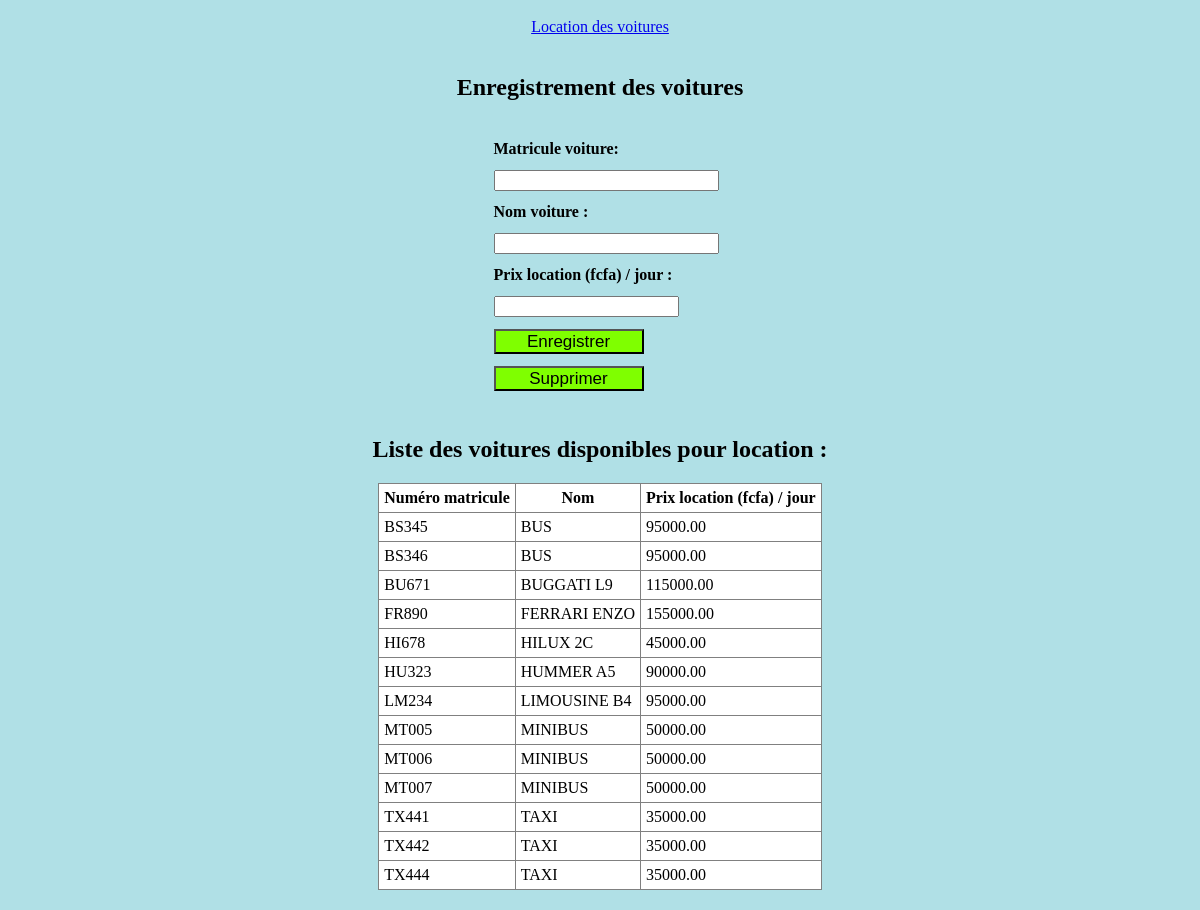
The app's page /voiture.php with its own data.
### tables this page shows
CREATE TABLE IF NOT EXISTS `tbvoiture` (
  `matricule` varchar(30) NOT NULL,
  `nom` varchar(60) NOT NULL,
  `prix_locat` decimal(9,2) DEFAULT NULL,
  `disponible` varchar(10) NOT NULL,
  PRIMARY KEY (`matricule`)
);

### voiture.php (the view, shortened to what this page needs)
<?php
$servername = "localhost";
$username = "root";
$password = "";
$dbname = "dblouervoiture";
$conn = mysqli_connect($servername, $username, $password, $dbname);
$mess='';
?>
<!DOCTYPE html>
<html>
<head>
 <link rel="stylesheet" type="text/css" href="mystyle2.css">
</head>
<body>
	<div align="center"><br>
	<a href="index.php">Location des voitures</a><br><br>
	<h2>Enregistrement des voitures</h2>
	<form action="<?php echo htmlspecialchars($_SERVER["PHP_SELF"]) ?>" method="POST" >
  <table align="">
     <tr ><td></td><td> <?php print $mess;?></td></tr>
   <tr><td></td><td><strong>Matricule voiture:</strong></td></tr>
   <tr><td></td><td><input type="text" name="matricule"  size="25"></td></tr>
   <tr><td></td><td><strong>Nom voiture :</strong></td></tr>
   <tr><td></td><td><input type="text" name="nom"  size="25"></td></tr>
   <tr><td></td><td><strong>Prix location (fcfa) / jour :</strong></td></tr>
   <tr><td></td><td><input type="number" name="prix"   size="25"></td></tr>
      <tr><td></td><td><input type="submit" name="badd" value="Enregistrer" class="bouton" ></td></tr>
       <tr><td></td><td><input type="submit" name="bsupp" value="Supprimer" class="bouton" ></td></tr>
  </table>
  </form>
  <br>
  <?php
  print"<h2>Liste des voitures disponibles pour location :</h2>";
  $qq2=mysqli_query($conn,"select * from tbvoiture ");
  print'<table border="1" class="tab"><tr><th>Numéro matricule</th><th>Nom</th><th>Prix location (fcfa) / jour</th></tr>';
	while($rst2=mysqli_fetch_assoc($qq2)){
	 print"<tr>";
	         echo"<td>".$rst2['matricule']."</td>";
	         echo"<td>".$rst2['nom']."</td>";
	         echo"<td>".$rst2['prix_locat']."</td>";
	         print"</tr>";
	}
	  print'</table>';
  ?>
	</div>
</body>
</html>

### mystyle2.css (style rules this page uses)
body { margin:0px; padding: 0px; background-color: #b0e0e6; }
.tab { background-color: white; border-collapse: collapse; margin-bottom: 20px; }
.tab th,td { padding: 5px; }
.bouton { width: 150px; height: 25px; font-size: 17px; background-color: #7fff00; }

### records on screen
tbvoiture: matricule "BS345", nom "BUS", prix_locat "95000.00"
tbvoiture: matricule "BS346", nom "BUS", prix_locat "95000.00"
tbvoiture: matricule "BU671", nom "BUGGATI L9", prix_locat "115000.00"
tbvoiture: matricule "FR890", nom "FERRARI ENZO", prix_locat "155000.00"
tbvoiture: matricule "HI678", nom "HILUX 2C", prix_locat "45000.00"
tbvoiture: matricule "HU323", nom "HUMMER A5", prix_locat "90000.00"
tbvoiture: matricule "LM234", nom "LIMOUSINE B4", prix_locat "95000.00"
tbvoiture: matricule "MT005", nom "MINIBUS", prix_locat "50000.00"
tbvoiture: matricule "MT006", nom "MINIBUS", prix_locat "50000.00"
tbvoiture: matricule "MT007", nom "MINIBUS", prix_locat "50000.00"
tbvoiture: matricule "TX441", nom "TAXI", prix_locat "35000.00"
tbvoiture: matricule "TX442", nom "TAXI", prix_locat "35000.00"
tbvoiture: matricule "TX444", nom "TAXI", prix_locat "35000.00"
